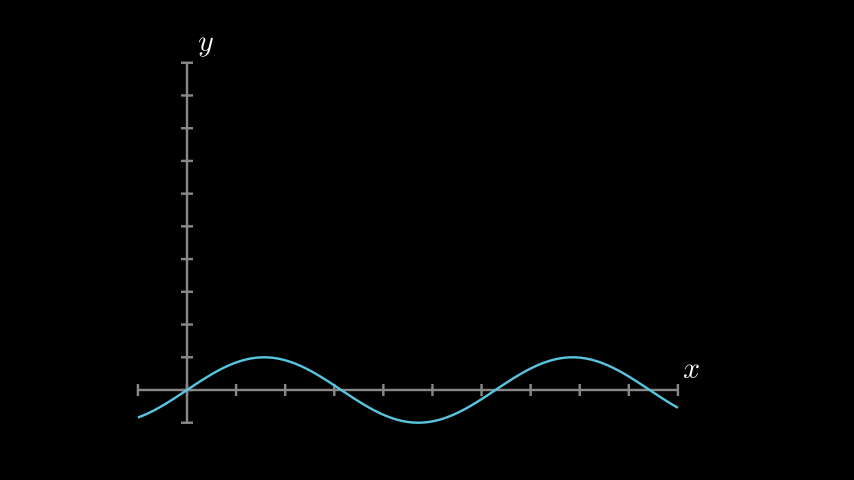

Generate this figure with Python:
from manim import *

class Plot1(GraphScene):
    def construct(self):
        self.setup_axes()
        my_func = lambda x: np.sin(x)
        func_graph=self.get_graph(my_func)
        self.add(func_graph)


from pathlib import Path
if __name__ == "__main__":
    script = f"{Path(__file__).resolve()}"
    os.system(f"manim  -l --custom_folders -s -p -c 'BLACK' --config_file 'my_config.cfg' " + script )
